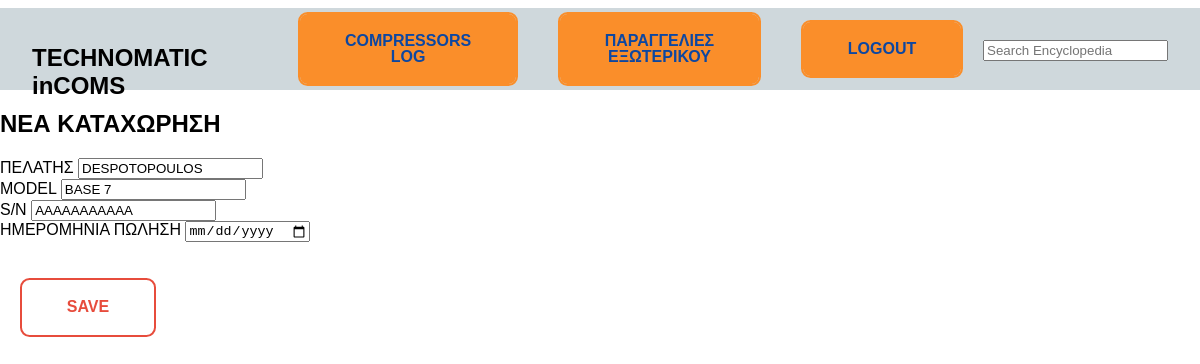
The page /editEntry/1 (signed in) on the database its author committed.
### log/models.py (models this page shows, shortened)
class cList(models.Model):
    cOwner = models.CharField(max_length=32)
    cModel = models.CharField(max_length=32)
    cSerial = models.CharField(max_length=32)
    cBuyDate = models.DateField()

### log/views.py (the view)
# urls.py: path("editEntry/<int:id>", views.editEntry, name="editEntry"),
def editEntry(request, id):
        activeItems = cList.objects.all()
        itemDetails = cList.objects.get(id = id)
        return render(request, "incoms/editEntry.html", {
            "itemDetails": itemDetails,
            "activeItems":activeItems,
        })

### log/templates/incoms/editEntry.html (shortened to what this page needs)
{% extends "incoms/layout.html" %}
{% block body %}
    <h2>ΝΕΑ ΚΑΤΑΧΩΡΗΣΗ</h2>
<form action="{% url 'saveEdit' id=itemDetails.id %}" method="POST">
    <div>
        <span>ΠΕΛΑΤΗΣ</span>
        <input type="text"  name="customer" value="{{itemDetails.cOwner}}">
    </div>
    <div>
        <span>MODEL</span>
        <input type="text"  name="model" value="{{itemDetails.cModel}}">
    </div>
    <div>
        <span>S/N</span>
        <input type="text"  name="serial" value="{{itemDetails.cSerial}}">
    </div>
    <div>
        <span>ΗΜΕΡΟΜΗΝΙΑ ΠΩΛΗΣΗ</span>
        <input type="date" name="sDate" value="{{itemDetails.cBuyDate}}">
    </div>
    <div style="padding-top: 1rem;">
        <button type="submit" class="btn btn-success">Save</button>
    </div>
</form>
{% endblock %}

### log/static/incoms/layout.css (style rules this page uses)
html, body { margin: 0; padding: 0; width: 100%; height: 100%; background: #ffffff; font-family: "Montserrat", sans-serif; font-size: 16px; }
.btn { box-sizing: border-box; -webkit-appearance: none; -moz-appearance: none; appearance: none; background-color: transparent; border: 2px solid #e74c3c; border-radius: 0.6em; color: #e74c3c; cursor: pointer; display: flex; align-self: center; font-size: 1rem; font-weight: 400; line-height: 1; margin: 20px; padding: 1.2em 2.8em; text-decoration: none; text-align: center; text-transform: uppercase; font-family: "Montserrat", sans-serif; font-weight: 700; }

### rows shown on the page
cList: customer "DESPOTOPOULOS", model "BASE 7", serial "AAAAAAAAAAA"
